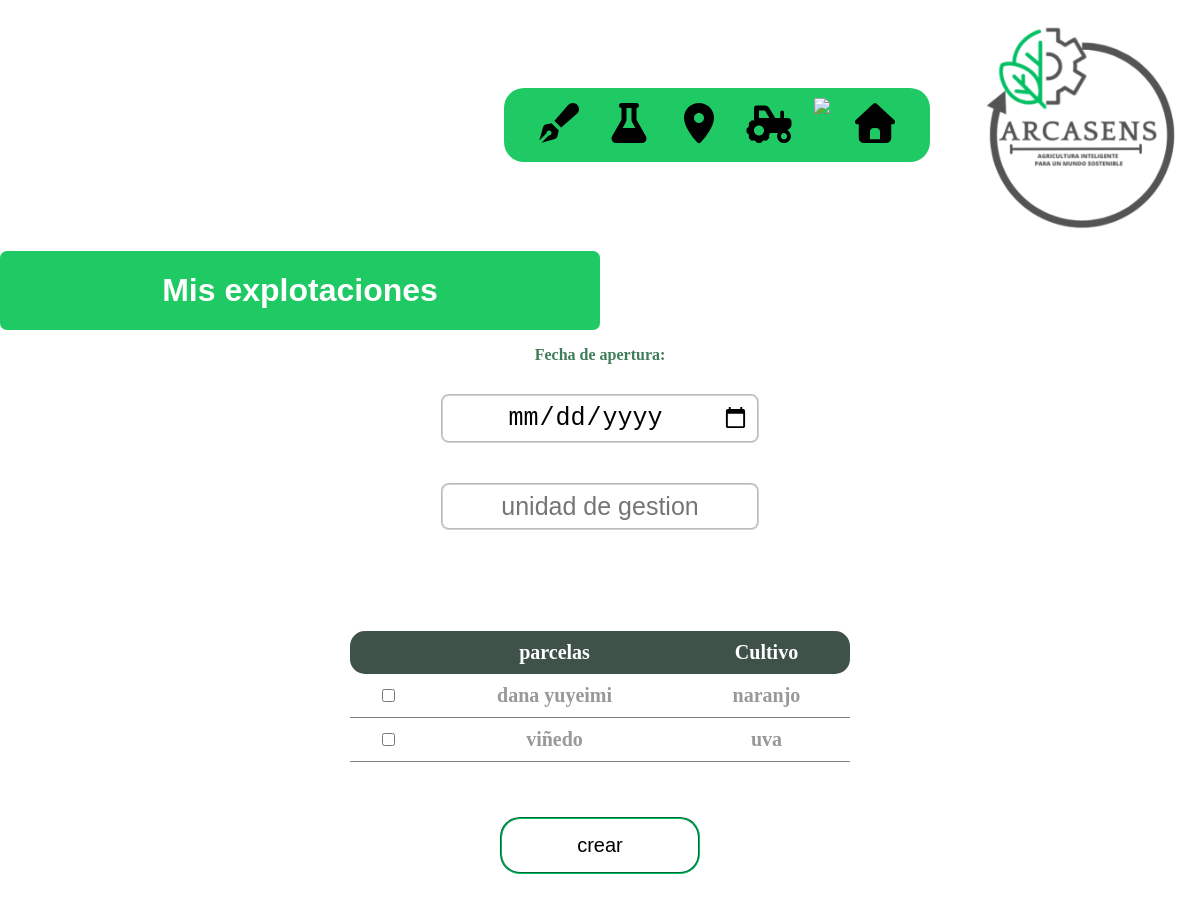
The page /parcela-explo on the database as committed earlier.
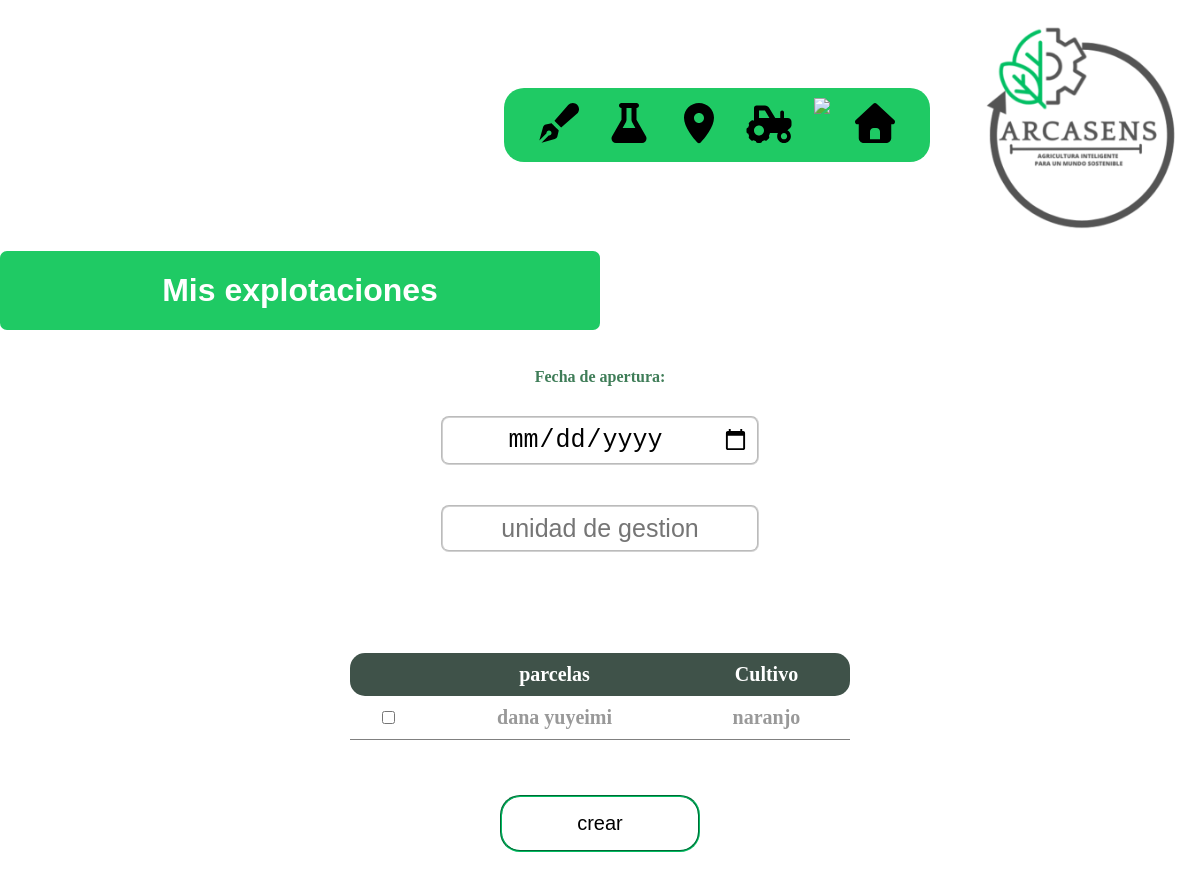
The same page on the database as committed later.
### models.py (models this page shows, shortened)
class Crear(db.Base):
    __tablename__= 'parcelas'
    id = Column(Integer, primary_key=True, autoincrement=True)
    comunidad= Column(String)
    provincia = Column(String)
    nombre = Column(String, unique=True)
    municipio = Column(String)
    poligono = Column(Integer)
    parcela = Column(Integer)
    recinto = Column(Integer)
    especie = Column(String)
    variedad = Column(String)
    edad = Column(Integer)
    estado = Column(String)
    superficie = Column(Integer)
    plantas = Column(Integer)
    secano = Column(String)
    aire_libre = Column(String)
    tareas = relationship("Tareas", back_populates="parcela")
    unidades = relationship(
        "Ugestion",
        secondary=ugestion_parcela,
        back_populates="parcelas"
    )

### main.py (the view)
@app.route("/parcela-explo")
def parcela_explo():
    datos= db.session.query(Crear).all()
    return render_template("parcela-explo.html", datos=datos)

### templates/parcela-explo.html (shortened to what this page needs)
<!DOCTYPE html>
<html lang="en">
    <head>
         <link rel="stylesheet" href="/static/style.css"/>
         <link rel="stylesheet" href="/static/table.css"/>
         <link rel="stylesheet" href="/static/form.css"/>
    </head>
    <body>
            <header>
                <div class="menu">
                    <a href="/tareas"><img src="/static/imagen/tareas.svg"><span class="texto-hidden">Tareas</span></a>
                    <a href="/inventario"><img src="/static/imagen/inventario.svg"><span class="texto-hidden">Inventario</span></a>
                    <a href="/parcelas"><img src="/static/imagen/parcela.svg"><span class="texto-hidden">Parcelas</span></a>
                    <a href="/equipos"><img src="/static/imagen/tractor.svg"><span class="texto-hidden">Equipos</span></a>
                    <a href="/personal"><img src="/static/imagen/user.svg"><span class="texto-hidden">Personal</span></a>
                    <a href="/infraestructura"><img src="/static/imagen/local.svg"><span class="texto-hidden">infraestructura</span></a>
                </div>
                <a href="/"><img src="/static/imagen/arcasens.jpg"></a>
            </header>
            <div class="main">
                <div class="title">
                    <h1>Mis explotaciones</h1>
                </div>
                <div class="bodysec">
                    <form action="/crear_explo" method="POST">
                       Fecha de apertura: <input type="date" name="fecha">
                       <input type="text" name="nombre" placeholder="unidad de gestion">
                        <br><br>
                       {% if datos %}
                       <table class="info2">
                            <tr>
                                <th class="left"></th>
                                <th>parcelas</th>
                                <th class="right">Cultivo</th>
                            </tr>
                            {% for valor in datos%}
                           <tr>
                               <td><input type="checkbox" name="parcela" value="{{valor.id}}"></td>
                               <td>{{valor.nombre}}</td>
                               <td>{{valor.especie}}</td>
                           </tr>
                           {% endfor %}
                       </table>
                       {% endif %}
                       <footer><button type="submit" class="boton1">crear</button></footer>
                   </form>
                </div>
            </div>
    </body>
</html>

Rows that differ between the two databases and show on the page:
removed Crear: nombre "viñedo", especie "uva"
